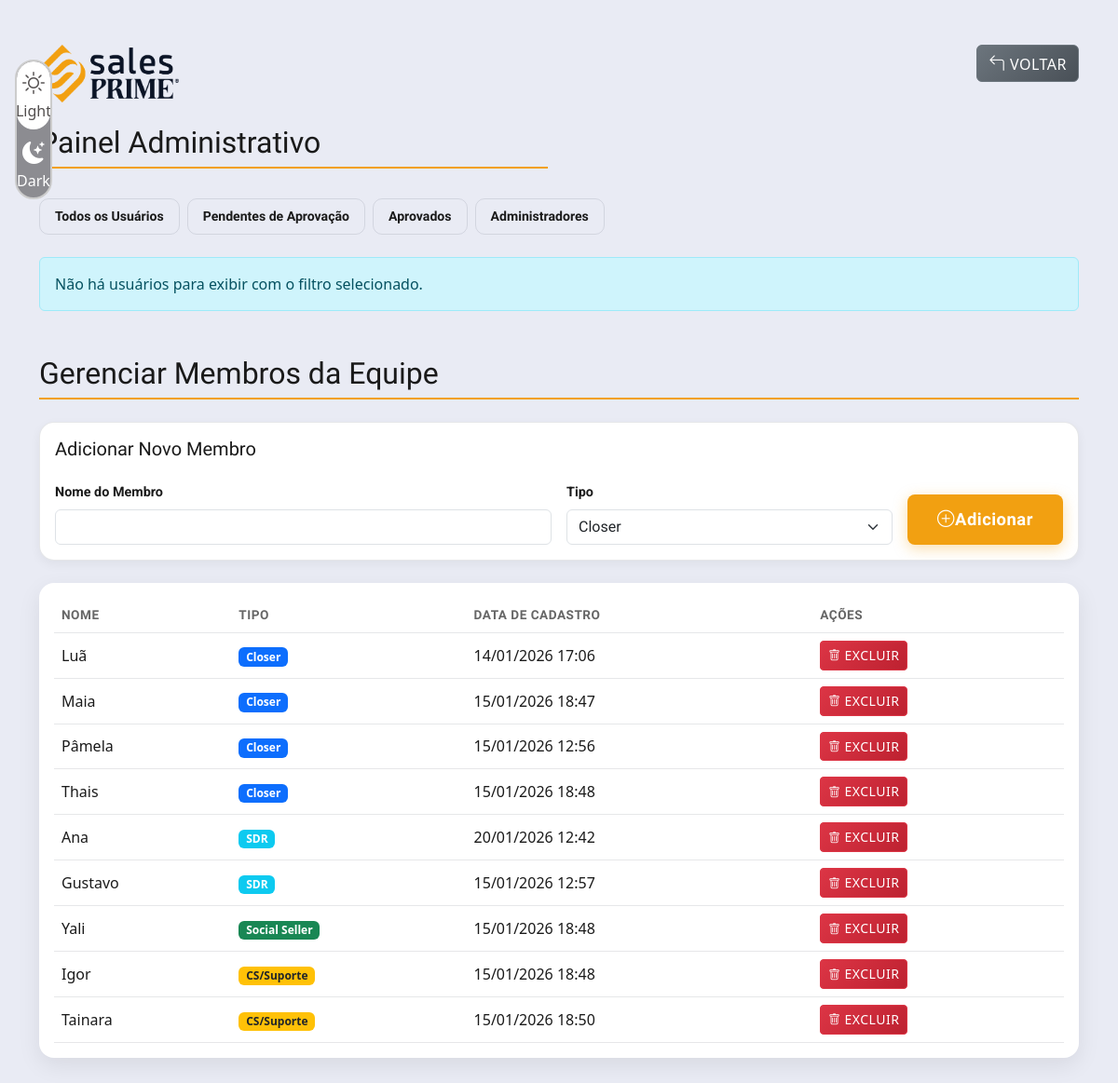
Screenshot of /admin.php?filter=pending (signed in) with the database file from the repository.
### tables this page shows
CREATE TABLE `team_members` (
  `id` int(11) NOT NULL,
  `name` varchar(255) NOT NULL,
  `type` enum('Closer','SDR','SocialSeller','CS') NOT NULL,
  `created_at` timestamp NOT NULL DEFAULT CURRENT_TIMESTAMP
);

### admin.php (the view, shortened to what this page needs)
<?php
require 'includes/db.php';
$filter = isset($_GET['filter']) ? $_GET['filter'] : 'all';
switch ($filter) {
    case 'pending':
        $stmt = $pdo->query("SELECT id, name, email, created_at, is_approved, is_admin FROM users WHERE is_approved = FALSE ORDER BY created_at DESC");
        break;
}
$users = $stmt->fetchAll(PDO::FETCH_ASSOC);
$teamMembersStmt = $pdo->query("SELECT id, name, type, created_at FROM team_members ORDER BY type, name");
$teamMembers = $teamMembersStmt->fetchAll(PDO::FETCH_ASSOC);
?>
<!DOCTYPE html>
<html lang="pt-BR">
<head>
    <link rel="stylesheet" href="assets/css/base.css">
    <link rel="stylesheet" href="assets/css/componentes.css">
    <link rel="stylesheet" href="assets/css/utm-btn.css">
    <link rel="stylesheet" href="assets/css/theme-antigravity.css">
    <link rel="stylesheet" href="assets/css/tema.css">
    <link rel="stylesheet" href="assets/css/responsivo.css">
    <link href="https://cdn.jsdelivr.net/npm/bootstrap@5.3.0/dist/css/bootstrap.min.css" rel="stylesheet">
    <link rel="stylesheet" href="https://cdn.jsdelivr.net/npm/bootstrap-icons@1.11.3/font/bootstrap-icons.min.css">
</head>
<body class="theme-sales-prime">
    <div class="p-3 fixed-top mt-5" style="width: 10%;">
        <div id="themeSwitch" class="theme-switch-container light-active">
            <div class="theme-switch-bg"></div>
            <div class="theme-switch-option light-option active">
                <i class="bi bi-sun"></i>
                <span>Light</span>
            </div>
            <div class="theme-switch-option dark-option">
                <i class="bi bi-moon-stars-fill"></i>
                <span>Dark</span>
            </div>
        </div>
    </div>
    <div class="container mt-5">
        <div class="row mb-4">
            <div class="col">
                <img src="assets/images/logo-light.png" alt="Logo" class="img-fluid d-none" id="logo-light"
                    style="max-width: 150px;">
                <h2 class="mt-4">Painel Administrativo</h2>
            </div>
            <div class="col text-end">
                <a href="index.php" class="btn btn-secondary"><i class="bi bi-arrow-90deg-left"></i> Voltar</a>
            </div>
        </div>
        <div class="mb-4">
            <div class="d-flex gap-2" role="group">
                <a href="?filter=all" class="ag-btn-outline <?= $filter === 'all' ? 'active' : '' ?>">
                    Todos os Usuários
                </a>
                <a href="?filter=pending" class="ag-btn-outline <?= $filter === 'pending' ? 'active' : '' ?>">
                    Pendentes de Aprovação
                </a>
                <a href="?filter=approved" class="ag-btn-outline <?= $filter === 'approved' ? 'active' : '' ?>">
                    Aprovados
                </a>
                <a href="?filter=admins" class="ag-btn-outline <?= $filter === 'admins' ? 'active' : '' ?>">
                    Administradores
                </a>
            </div>
        </div>
        <?php if (empty($users)): ?>
            <div class="alert alert-info">Não há usuários para exibir com o filtro selecionado.</div>
        <?php endif; ?>
        <h2 class="mt-5">Gerenciar Membros da Equipe</h2>
        <div class="ag-card my-4">
            <div class="card-header p-3">
                <h5>Adicionar Novo Membro</h5>
            </div>
            <div class="card-body px-3 pb-3">
                <form method="POST" class="row g-3">
                    <div class="col-md-6">
                        <label for="member_name" class="form-label">Nome do Membro</label>
                        <input type="text" class="form-control" id="member_name" name="member_name" required>
                    </div>
                    <div class="col-md-4">
                        <label for="member_type" class="form-label">Tipo</label>
                        <select class="form-select" id="member_type" name="member_type" required>
                            <option value="Closer">Closer</option>
                        </select>
                    </div>
                    <div class="col-md-2 d-flex align-items-end">
                        <button type="submit" name="add_team_member" class="ag-btn-accent w-100">
                            <i class="bi bi-plus-circle"></i> Adicionar
                        </button>
                    </div>
                </form>
            </div>
        </div>
        <div class="ag-table-wrapper p-3">
            <div class="table-responsive">
                <table class="table table-hover mb-0">
                    <thead>
                        <tr>
                            <th>Nome</th>
                            <th>Tipo</th>
                            <th>Data de Cadastro</th>
                            <th>Ações</th>
                        </tr>
                    </thead>
                    <tbody>
                        <?php if (empty($teamMembers)): ?>
                            <tr>
                                <td colspan="4" class="text-center">Nenhum membro cadastrado.</td>
                            </tr>
                        <?php else: ?>
                            <?php foreach ($teamMembers as $member): ?>
                                <tr>
                                    <td><?= htmlspecialchars($member['name']) ?></td>
                                    <td>
                                        <?php
                                        $typeLabels = [
                                            'Closer' => 'Closer',
                                            'SDR' => 'SDR',
                                            'SocialSeller' => 'Social Seller',
                                            'CS' => 'CS/Suporte'
                                        ];
                                        $badgeColors = [
                                            'Closer' => 'bg-primary',
                                            'SDR' => 'bg-info',
                                            'SocialSeller' => 'bg-success',
                                            'CS' => 'bg-warning text-dark'
                                        ];
                                        ?>
                                        <span class="badge <?= $badgeColors[$member['type']] ?>">
                                            <?= $typeLabels[$member['type']] ?>
                                        </span>
                                    </td>
                                    <td><?= date('d/m/Y H:i', strtotime($member['created_at'])) ?></td>
                                    <td>
                                        <form method="POST" class="d-inline">
                                            <button type="submit" name="delete_team_member" class="btn btn-danger btn-sm"
                                                onclick="return confirm('Tem certeza que deseja excluir este membro?')">
                                                <i class="bi bi-trash"></i> Excluir
                                            </button>
                                        </form>
                                    </td>
                                </tr>
                            <?php endforeach; ?>
                        <?php endif; ?>
                    </tbody>
                </table>
            </div>
        </div>
    </div>
</body>
</html>

### assets/css/base.css (style rules this page uses)
* { box-sizing: border-box; margin: 0; padding: 0; }
body { font-family: 'Roboto', sans-serif; font-size: 0.8rem; line-height: 1.6; color: #212529; background-color: #fff; }
h1, h2, h3, h4, h5, h6 { font-family: 'Roboto', sans-serif; font-weight: 900; margin-bottom: 1rem; line-height: 1.2; }
h2 { font-size: 2rem; border-bottom: 2px solid #F2A011; padding-bottom: 0.4rem; }
h5 { font-size: 1.25rem; color: #3D4F73; }
a { font-size: 0.8rem; overflow-wrap: break-word; word-wrap: break-word; -ms-word-break: break-all; word-break: break-all; word-break: break-word; -ms-hyphens: auto; -moz-hyphens: auto; -webkit-hyphens: auto; hyphens: auto; text-decoration: none; }
.container { width: 100%; padding-right: 15px; padding-left: 15px; margin-right: auto; margin-left: auto; }
h1, h2, h3, h4, h5, h6 { animation: fadeIn 0.5s ease-out; }

### assets/css/componentes.css (style rules this page uses)
.btn { font-family: 'Roboto', sans-serif; font-weight: 500; font-size: 0.9rem; padding: 0.5rem 1.5rem; border-radius: 8px; transition: all 0.3s cubic-bezier(0.4, 0, 0.2, 1); border: 2px solid transparent; text-transform: uppercase; letter-spacing: 0.5px; display: inline-flex; align-items: center; justify-content: center; gap: 0.5rem; cursor: pointer; text-decoration: none; }
.btn-secondary { background: linear-gradient(135deg, #6c757d 0%, #495057 100%); border-color: #adb5bd; color: white; }
.btn-danger { background: linear-gradient(135deg, #dc3545 0%, #bd2130 100%); border-color: #e4606d; color: white; }
.btn-sm { padding: 0.25rem 1rem; font-size: 0.8rem; border-radius: 6px; }
.btn i { font-size: 1.1em; }
.btn-sm i { font-size: 0.9em; }
.form-control { font-family: 'Roboto', sans-serif; font-size: 0.9rem; padding: 0.75rem 1rem; border-radius: 8px; border: 2px solid #dee2e6; transition: all 0.3s cubic-bezier(0.4, 0, 0.2, 1); background-color: white; color: #212529; }
.form-control::placeholder { color: #6c757d; font-weight: 300; }
.form-select { font-family: 'Roboto', sans-serif; font-size: 0.9rem; padding: 0.75rem 1rem; border-radius: 8px; border: 2px solid #dee2e6; background-color: white; color: #212529; transition: all 0.3s ease; }
.form-label { font-family: 'Roboto', sans-serif; font-weight: 700; font-size: 0.9rem; margin-bottom: 0.5rem; display: block; }
.theme-switch-container { display: flex; flex-direction: column; background-color: #8c8c91; border-radius: 30px; border: 2px solid #ccc; padding: 10px; width: 40px; height: 150px; position: relative; overflow: hidden; text-align: center; }
.theme-switch-bg { position: absolute; top: 0; left: 0; width: 100%; height: 50%; background-color: #fff; border-radius: 30px; transform: translateY(0); transition: transform 0.4s ease-in-out; z-index: 0; }
.theme-switch-option { display: flex; flex-direction: column; align-items: center; justify-content: center; color: #ffffff; padding: 0px 0; border-radius: 20px; cursor: pointer; z-index: 1; }
.light-option { color: #cfcfcf; margin-top: -5px; }
.dark-option { color: #ffffff; padding: 15px 0 0 0; }
.theme-switch-option i { font-size: 1.5rem; }
.theme-switch-option.active { color: #524e4e; }
.theme-switch-container.light-active .theme-switch-bg { transform: translateY(0); }

### assets/css/tema.css (style rules this page uses)
:root { --primary-color: #3D4F73; --secondary-color: #0B1426; --accent-color: #F2A011; --background-color: #fff; --text-color: #212529; --border-color: #dee2e6; --input-background: white; --input-text: #212529; --placeholder-color: #6c757d; }
body { background-color: var(--background-color); color: var(--text-color); }

### rows the page displays
team_members: name "Luã", type "Closer", created_at "14/01/2026 17:06"
team_members: name "Maia", type "Closer", created_at "15/01/2026 18:47"
team_members: name "Pâmela", type "Closer", created_at "15/01/2026 12:56"
team_members: name "Thais", type "Closer", created_at "15/01/2026 18:48"
team_members: name "Ana", type "SDR", created_at "20/01/2026 12:42"
team_members: name "Gustavo", type "SDR", created_at "15/01/2026 12:57"
team_members: name "Yali", type "Social Seller", created_at "15/01/2026 18:48"
team_members: name "Igor", type "CS/Suporte", created_at "15/01/2026 18:48"
team_members: name "Tainara", type "CS/Suporte", created_at "15/01/2026 18:50"
